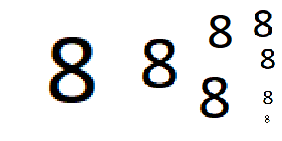
#> input picture res/8.png, 282 x 141 px
$ python convert_img.py
#> lines starting #> are read from the running program, lines starting #| are printed output that depends on the picture; after the words box and inside, x2 and y2 are one past the last pixel; in counts of white or black regions, pixels touching at a corner belong together
import cv2
from matplotlib import pyplot

if __name__ == '__main__':
	dim = (128, 64) # Screen dimensions are 64x128

	# Read the image
	img = cv2.imread(input("Enter filename: "))
#> the answer given: res/8.png
#> img is the input picture: shape (141, 282, 3); mean B, G, R 232, 232, 232
	if img is None:
		print("Error loading image")
		exit(1)

	# Get grayscale image
	gray = cv2.cvtColor(img, cv2.COLOR_BGR2GRAY)
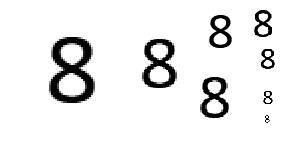
#> gray: shape (141, 282); min 0, max 255, mean 232
	# Find threshed automatically
	_, thresh = cv2.threshold(gray, 0, 255, cv2.THRESH_BINARY_INV + cv2.THRESH_OTSU)
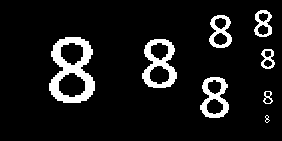
#> thresh: shape (141, 282); 9.3% white; 8 white regions (1 under 20 px), largest, box (x1, y1, x2, y2) and area: (49, 37, 95, 103) 1480, (142, 39, 177, 88) 824, (200, 77, 229, 118) 577

	thresh = cv2.resize(thresh, dim, interpolation=cv2.INTER_AREA)
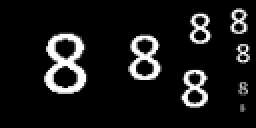
#> thresh: shape (64, 128) (shown 2 times larger); min 0, max 255, mean 23.8

	pyplot.imshow(thresh)
	pyplot.show()

	save = input("Keep image(Y/n)? ")
#> the answer given: out.png
	if save.lower() == 'y':
		fname = input("Enter file name: ")
		cv2.imwrite(thresh, fname)
